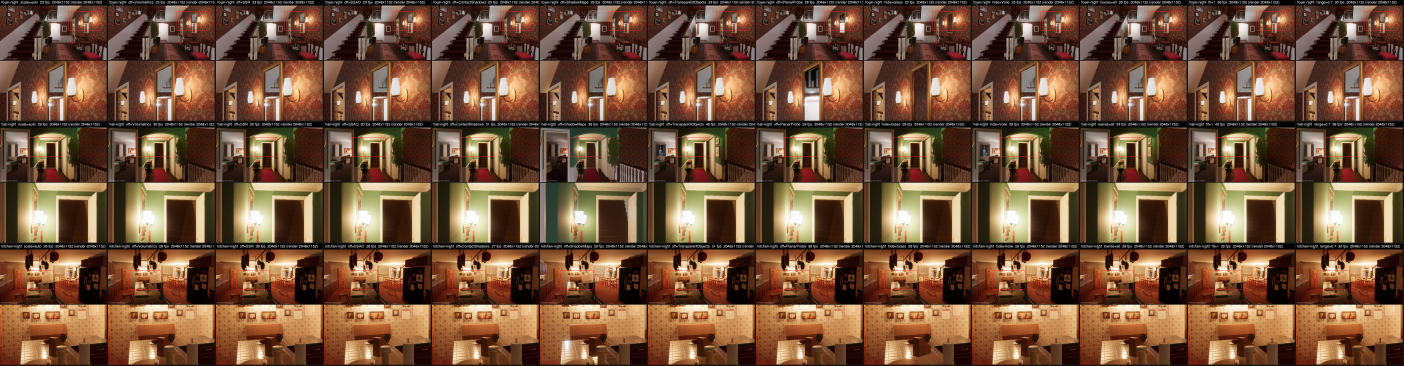
#> input picture spec/captures/perf/fs-nightB-sheet.jpg, 8424 x 2196 px, given in place of film-2677.jpg, which was not available (shown at 1/6 size)
$ python film_light_match.py ../../spec/captures/perf/fs-nightB-sheet.jpg ../../spec/captures/perf/fullscreen-5k-scale-100-75-50-38.jpg
#> lines starting #> are read from the running program, lines starting #| are printed output that depends on the picture; pictures that were not available may be replaced by others from this repository, and a replacement may not be noted
"""film_light_match: how the day lighting compares with the film, from matched views (user, Oct 16: "cross check with some foyer scenes and
take a read of the lighting"; chose the film's set lighting). For each pair (film frame, live capture from the same solved camera) it
reports, per region: luminance relative to the frame's mean (scale-free: auto exposure cancels) and warmth (R/B). FilmFill's strength
and colour (SpecGreybox.FillNits, FillKelvin) are set so the walls' relative luminance and warmth match.

  uv run --with pillow --with numpy python -I tools/house/film_light_match.py <captures dir> <prefix>
  uv run --with pillow --with numpy python -I tools/house/film_light_match.py --night spec/captures/views/kitchen   (kitchen night)
  uv run --with pillow --with numpy python -I tools/house/film_light_match.py --den-night spec/captures/views/den   (den night, film 2877)
  uv run --with pillow --with numpy python -I tools/house/film_light_match.py --living-night spec/captures/views/living   (living night, film 5650)
  uv run --with pillow --with numpy python -I tools/house/film_light_match.py --hall-night spec/captures/views   (upstairs hall night, film 10819)
Regions are in 640x360 frame coordinates, one box per image on the same surface (drawn and checked: scratch regions.jpg).
"""
import sys
from pathlib import Path

import numpy as np
from PIL import Image

ROOT = Path(__file__).resolve().parents[2]
FILM = ROOT / "art/home_alone/references/foyer-film"
VIEWS = {   # frame: {surface: (box in the film frame, box on the same surface in our capture)}; 11966 has no solved camera yet
    "2677": {"wallpaper": ((70, 20, 115, 70), (70, 20, 115, 70)), "white stringer": ((60, 220, 90, 300), (60, 220, 90, 300))},
    "10248": {"wallpaper": ((60, 150, 120, 260), (60, 120, 120, 200)), "door": ((345, 200, 362, 260), (340, 200, 360, 260))},
}


def lum(c):
    return 0.2126 * c[..., 0] + 0.7152 * c[..., 1] + 0.0722 * c[..., 2]


def read(path, box):
#> called with box = (70, 20, 115, 70)
    a = np.asarray(Image.open(path).convert("RGB").resize((640, 360))).astype(float) / 255
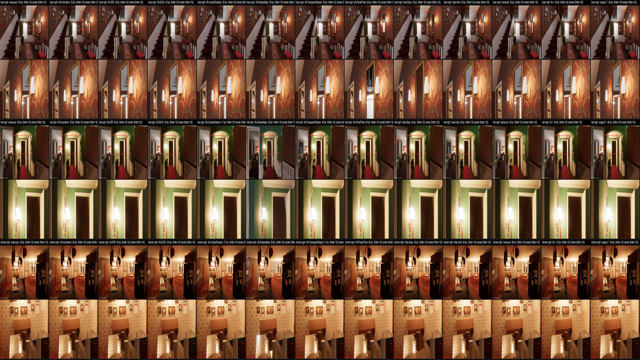
#> a: shape (360, 640, 3) float64; mean R, G, B 0.457, 0.326, 0.232
    x0, y0, x1, y1 = box
    r = a[y0:y1, x0:x1].reshape(-1, 3).mean(0)
#> r = [0.377, 0.252, 0.212]
    return lum(r) / lum(a.reshape(-1, 3)).mean(), r[0] / max(r[2], 1e-3)


# NIGHT (Oct 16, the kitchen): film night frames against batch -night renders from approximately the same pose
# (spec/captures/views/kitchen-night-after.json; film 6042's camera does not solve well against our model: rms ~40 px,
# measurements/cameras/film-6042.json). So no pixel-matched boxes: each box sits on the same SURFACE in both images, in each
# image's own pixels, and only ratios between surfaces in one image are compared (scale- and exposure-free). The under-cabinet
# strips drive "backsplash"; "upper" is the upper cabinet's front just above it; "door" the back door's lower white paint; "floor" tile.
NIGHT = {   # film frame: (our render, {surface: (film box, our box)})
    "9812": ("after-night-film9812", {"backsplash": ((1260, 145, 1500, 220), (1150, 430, 1380, 500)), "upper": ((1140, 20, 1460, 110), (1130, 60, 1400, 380)),
                                     "door": ((610, 640, 650, 720), (760, 800, 830, 850)), "floor": ((700, 880, 1000, 1000), (600, 900, 1100, 1000))}),
    "10452": ("after-night-film10452", {"backsplash": ((1480, 270, 1820, 360), (800, 560, 1150, 640)), "upper": ((1360, 20, 1840, 220), (760, 50, 1180, 500)),
                                       "door": ((500, 700, 600, 900), (150, 900, 260, 1000))}),
    "6042": ("after-night-film6042", {"backsplash": ((600, 215, 800, 250), (660, 465, 800, 515)), "upper": ((600, 40, 880, 190), (660, 250, 820, 420))}),
}


# DEN NIGHT (Oct 16): film 2877 (Kevin's movie night: the urn lamp lit on the shelf right of the TV, the room otherwise dim) against our
# batch -night render from roughly its pose (spec/captures/views/views-den-night.json, den/night-film2877). Boxes on the same SURFACES:
# the books in the lamp's pool, the lit wall right of the shelves, the game boxes on the shelves left of the TV (no lamp near them).
DEN_NIGHT = {"2877": ("night-film2877", {"pool": ((1095, 250, 1125, 330), (1225, 330, 1265, 400)),        # shelf back beside the lamp
                                         "wall": ((1600, 500, 1700, 880), (1700, 300, 1880, 700)),         # side wall right of the shelves
                                         "games": ((100, 640, 420, 790), (1000, 380, 1150, 540))})}       # game boxes left of the TV


def den_night(caps):
    for frame, (ours, regions) in DEN_NIGHT.items():
        F = {k: box_lum(ROOT / f"0-homealone/full/homealone-movie-screencaps.com-{frame}.jpg", fb) for k, (fb, ob) in regions.items()}
        O = {k: box_lum(caps / f"{ours}.png", ob) for k, (fb, ob) in regions.items()}
        for a, b in (("pool", "wall"), ("pool", "games"), ("wall", "games")):
            rf, ro = F[a][0] / F[b][0], O[a][0] / O[b][0]
            print(f"{frame:6s} {a:5s} / {b:5s} film {rf:6.2f} ours {ro:6.2f}  (ours/film {ro / rf:5.2f}; log2 {np.log2(ro / rf):+5.2f} stops)")
        print(f"{frame:6s} pool warmth R/B film {F['pool'][1]:4.2f} ours {O['pool'][1]:4.2f}; wall R/B film {F['wall'][1]:4.2f} ours {O['wall'][1]:4.2f}")


# LIVING NIGHT (Oct 16): film 5650 (Kevin's mannequin party, the front wall at night: the black-shaded lamp lit on the corner chest, the
# piano lamp lit) against our batch -night render from roughly its pose (spec/captures/views/views-living-night.json, living/night-film5650).
# Boxes on the same SURFACES: the paper beside the chest lamp, the paper between the French window's drape and the den-side window, the sheer.
LIVING_NIGHT = {"5650": ("night-film5650", {"lamp wall": ((600, 130, 690, 300), (520, 260, 620, 420)),
                                            "mid wall": ((1340, 120, 1480, 400), (1010, 220, 1080, 520)),
                                            "sheer": ((1100, 120, 1180, 420), (1250, 380, 1350, 650))})}


def living_night(caps):
    for frame, (ours, regions) in LIVING_NIGHT.items():
        F = {k: box_lum(ROOT / f"0-homealone/full/homealone-movie-screencaps.com-{frame}.jpg", fb) for k, (fb, ob) in regions.items()}
        O = {k: box_lum(caps / f"{ours}.png", ob) for k, (fb, ob) in regions.items()}
        for a_, b_ in (("lamp wall", "mid wall"), ("sheer", "mid wall")):
            rf, ro = F[a_][0] / F[b_][0], O[a_][0] / O[b_][0]
            print(f"{frame:6s} {a_:9s} / {b_:8s} film {rf:6.2f} ours {ro:6.2f}  (ours/film {ro / rf:5.2f}; log2 {np.log2(ro / rf):+5.2f} stops)")
        print(f"{frame:6s} warmth R/B: lamp wall film {F['lamp wall'][1]:4.2f} ours {O['lamp wall'][1]:4.2f}; mid wall film {F['mid wall'][1]:4.2f} ours {O['mid wall'][1]:4.2f}")


# HALL NIGHT (Oct 17, the upstairs hall's sconces): film 10819 (low in the hall at night, the vestibule's two sconces lit over the parents'
# table) against our batch -night render from its placed camera (spec/captures/views/hall/views-after-night.json, hall/after-film10819-night).
# Boxes on the same SURFACES: the green side wall just below the near sconce, the green wall opposite it (the vestibule's left wall, above
# the cap), and the runner. Scale-free ratios between surfaces in one image.
HALL_NIGHT = {"10819": ("hall/after-film10819-night", {"sconce wall": ((1305, 150, 1330, 300), (1270, 300, 1320, 520)),
                                                       "far wall": ((560, 330, 640, 460), (745, 360, 800, 520)),
                                                       "runner": ((700, 950, 1100, 1040), (820, 900, 1150, 1050))})}


def hall_night(caps):
    for frame, (ours, regions) in HALL_NIGHT.items():
        F = {k: box_lum(ROOT / f"0-homealone/full/homealone-movie-screencaps.com-{frame}.jpg", fb) for k, (fb, ob) in regions.items()}
        O = {k: box_lum(caps / f"{ours}.png", ob) for k, (fb, ob) in regions.items()}
        for a_, b_ in (("sconce wall", "far wall"), ("runner", "far wall")):
            rf, ro = F[a_][0] / F[b_][0], O[a_][0] / O[b_][0]
            print(f"{frame:6s} {a_:11s} / {b_:8s} film {rf:6.2f} ours {ro:6.2f}  (ours/film {ro / rf:5.2f}; log2 {np.log2(ro / rf):+5.2f} stops)")
        print(f"{frame:6s} warmth R/B: sconce wall film {F['sconce wall'][1]:4.2f} ours {O['sconce wall'][1]:4.2f}; runner film {F['runner'][1]:4.2f} ours {O['runner'][1]:4.2f}")


def box_lum(path, box):
    a = np.asarray(Image.open(path).convert("RGB")).astype(float) / 255
    a = np.where(a <= 0.04045, a / 12.92, ((a + 0.055) / 1.055) ** 2.4)        # linear light
    x0, y0, x1, y1 = box; r = a[y0:y1, x0:x1].reshape(-1, 3).mean(0)
    return lum(r), r[0] / max(r[2], 1e-4)


def night(caps):
    out = []
    for frame, (ours, regions) in NIGHT.items():
        F = {k: box_lum(ROOT / f"0-homealone/full/homealone-movie-screencaps.com-{frame}.jpg", fb) for k, (fb, ob) in regions.items()}
        O = {k: box_lum(caps / f"{ours}.png", ob) for k, (fb, ob) in regions.items()}
        for k in regions:
            if k == "backsplash": continue
            rf, ro = F["backsplash"][0] / F[k][0], O["backsplash"][0] / O[k][0]
            out.append((frame, k, rf, ro)); print(f"{frame:6s} backsplash / {k:6s} film {rf:6.2f} ours {ro:6.2f}  (ours/film {ro / rf:5.2f}; log2 {np.log2(ro / rf):+5.2f} stops)")
        print(f"{frame:6s} backsplash warmth R/B  film {F['backsplash'][1]:4.2f} ours {O['backsplash'][1]:4.2f}")
    return out


if __name__ == "__main__":
    if "--hall-night" in sys.argv:
        hall_night(Path(sys.argv[sys.argv.index("--hall-night") + 1])); sys.exit()
    if "--living-night" in sys.argv:
        living_night(Path(sys.argv[sys.argv.index("--living-night") + 1])); sys.exit()
    if "--den-night" in sys.argv:
        den_night(Path(sys.argv[sys.argv.index("--den-night") + 1])); sys.exit()
    if "--night" in sys.argv:
        night(Path(sys.argv[sys.argv.index("--night") + 1])); sys.exit()
    cap, prefix = Path(sys.argv[1]), sys.argv[2]
    for frame, regions in VIEWS.items():
        for name, (fbox, obox) in regions.items():
            fl, fw = read(FILM / f"film-{frame}.jpg", fbox)
#> fl = 0.794; fw = 1.78
            ol, ow = read(cap / f"{prefix}{frame}.png", obox)
#> call 2 of read, with box = (70, 20, 115, 70)
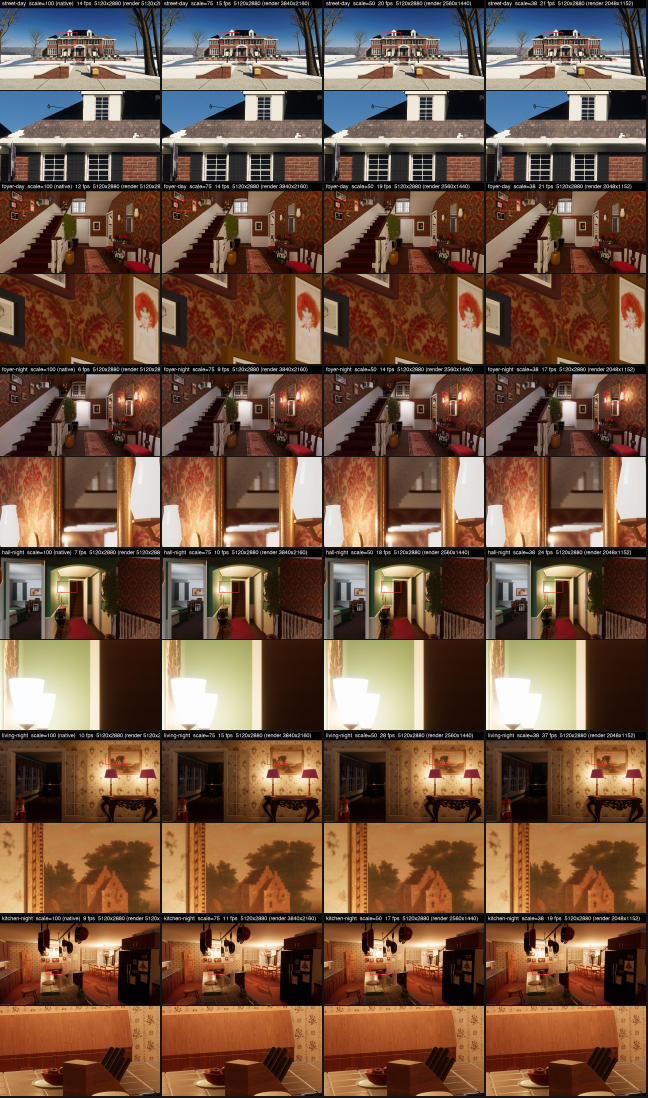
#> input picture spec/captures/perf/fullscreen-5k-scale-100-75-50-38.jpg, 2592 x 4392 px, given in place of fullscreen-5k-scale-100-75-50-38.jpg2677.png, which was not available (shown at 1/4 size)
#> in read (call 2), `a = np.asarray(Image.open(path).convert("RGB").resize((640, 360))).ast..`:
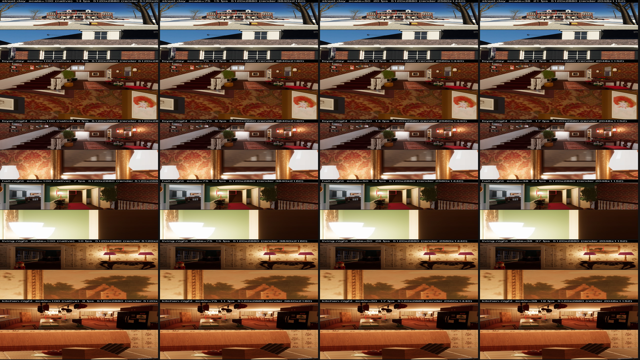
#> a: shape (360, 640, 3) float64; mean R, G, B 0.45, 0.334, 0.257
#> in read (call 2), `r = a[y0:y1, x0:x1].reshape(-1, 3).mean(0)`: r = [0.499, 0.461, 0.421]
#> ol = 1.32; ow = 1.18
            print(f"{frame:6s} {name:12s} rel. luminance film {fl:4.2f} ours {ol:4.2f} ({ol / fl:4.2f}x)   warmth R/B film {fw:4.2f} ours {ow:4.2f}")
#| 2677   wallpaper    rel. luminance film 0.79 ours 1.32 (1.66x)   warmth R/B film 1.78 ours 1.18
#> (the run stopped early here; a loop or call above may not have finished)
